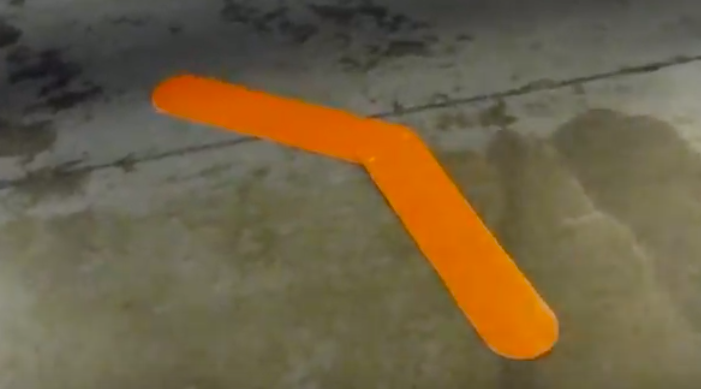
#> input picture sub_vision/1.png, 701 x 389 px
$ python -i grip.py   (imports and definitions only)   (older library calls are emulated)
#> lines starting #> are read from the running program, lines starting #| are printed output that depends on the picture; after the words box and inside, x2 and y2 are one past the last pixel; in counts of white or black regions, pixels touching at a corner belong together
#> further down, picture is the input picture: shape (389, 701, 3); mean B, G, R 68.6, 96.8, 111.3
import cv2
import numpy
import math
from enum import Enum

class FindArrows:
    """
    An OpenCV pipeline generated by GRIP.
    """

    def __init__(self):
        """initializes all values to presets or None if need to be set
        """

        self.__rgb_threshold_red = [103.19244604316546, 255.0]
        self.__rgb_threshold_green = [0.0, 79.660441426146]
        self.__rgb_threshold_blue = [0.0, 255.0]

        self.rgb_threshold_output = None

        self.__find_contours_input = self.rgb_threshold_output
        self.__find_contours_external_only = False

        self.find_contours_output = None

        self.__convex_hulls_contours = self.find_contours_output

        self.convex_hulls_output = None

        self.__filter_contours_contours = self.convex_hulls_output
        self.__filter_contours_min_area = 1000.0
        self.__filter_contours_min_perimeter = 0
        self.__filter_contours_min_width = 0
        self.__filter_contours_max_width = 1000
        self.__filter_contours_min_height = 0
        self.__filter_contours_max_height = 1000
        self.__filter_contours_solidity = [0, 100]
        self.__filter_contours_max_vertices = 1000000
        self.__filter_contours_min_vertices = 0.0
        self.__filter_contours_min_ratio = 0
        self.__filter_contours_max_ratio = 1000

        self.filter_contours_output = None

        self.__find_lines_input = self.rgb_threshold_output

        self.find_lines_output = None

        self.__filter_lines_lines = self.find_lines_output
        self.__filter_lines_min_length = 12.0
        self.__filter_lines_angle = [81.35593220338983, 174.8936170212766]

        self.filter_lines_output = None


    def process(self, source0):
        """
        Runs the pipeline and sets all outputs to new values.
        """
        # Step RGB_Threshold0:
        self.__rgb_threshold_input = source0
        (self.rgb_threshold_output) = self.__rgb_threshold(self.__rgb_threshold_input, self.__rgb_threshold_red, self.__rgb_threshold_green, self.__rgb_threshold_blue)

        # Step Find_Contours0:
        self.__find_contours_input = self.rgb_threshold_output
        (self.find_contours_output) = self.__find_contours(self.__find_contours_input, self.__find_contours_external_only)

        # Step Convex_Hulls0:
        self.__convex_hulls_contours = self.find_contours_output
        (self.convex_hulls_output) = self.__convex_hulls(self.__convex_hulls_contours)

        # Step Filter_Contours0:
        self.__filter_contours_contours = self.convex_hulls_output
        (self.filter_contours_output) = self.__filter_contours(self.__filter_contours_contours, self.__filter_contours_min_area, self.__filter_contours_min_perimeter, self.__filter_contours_min_width, self.__filter_contours_max_width, self.__filter_contours_min_height, self.__filter_contours_max_height, self.__filter_contours_solidity, self.__filter_contours_max_vertices, self.__filter_contours_min_vertices, self.__filter_contours_min_ratio, self.__filter_contours_max_ratio)

        # Step Find_Lines0:
        self.__find_lines_input = self.rgb_threshold_output
        (self.find_lines_output) = self.__find_lines(self.__find_lines_input)

        # Step Filter_Lines0:
        self.__filter_lines_lines = self.find_lines_output
        (self.filter_lines_output) = self.__filter_lines(self.__filter_lines_lines, self.__filter_lines_min_length, self.__filter_lines_angle)


    @staticmethod
    def __rgb_threshold(input, red, green, blue):
        """Segment an image based on color ranges.
        Args:
            input: A BGR numpy.ndarray.
            red: A list of two numbers the are the min and max red.
            green: A list of two numbers the are the min and max green.
            blue: A list of two numbers the are the min and max blue.
        Returns:
            A black and white numpy.ndarray.
        """
        out = cv2.cvtColor(input, cv2.COLOR_BGR2RGB)
        return cv2.inRange(out, (red[0], green[0], blue[0]),  (red[1], green[1], blue[1]))
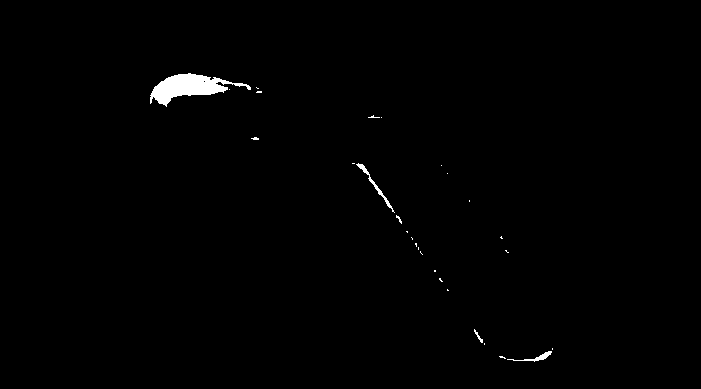
#> returned value: shape (389, 701); 0.72% white; 28 white regions (23 under 20 px), largest, box (x1, y1, x2, y2) and area: (150, 73, 251, 107) 1490, (356, 163, 395, 213) 177, (507, 351, 552, 362) 121, (474, 329, 483, 343) 35, (396, 215, 402, 224) 20

    @staticmethod
    def __find_contours(input, external_only):
        """Sets the values of pixels in a binary image to their distance to the nearest black pixel.
        Args:
            input: A numpy.ndarray.
            external_only: A boolean. If true only external contours are found.
        Return:
            A list of numpy.ndarray where each one represents a contour.
        """
        if(external_only):
            mode = cv2.RETR_EXTERNAL
        else:
            mode = cv2.RETR_LIST
        method = cv2.CHAIN_APPROX_SIMPLE
        im2, contours, hierarchy =cv2.findContours(input, mode=mode, method=method)
        return contours

    @staticmethod
    def __convex_hulls(input_contours):
        """Computes the convex hulls of contours.
        Args:
            input_contours: A list of numpy.ndarray that each represent a contour.
        Returns:
            A list of numpy.ndarray that each represent a contour.
        """
        output = []
        for contour in input_contours:
            output.append(cv2.convexHull(contour))
        return output

    @staticmethod
    def __filter_contours(input_contours, min_area, min_perimeter, min_width, max_width,
                        min_height, max_height, solidity, max_vertex_count, min_vertex_count,
                        min_ratio, max_ratio):
        """Filters out contours that do not meet certain criteria.
        Args:
            input_contours: Contours as a list of numpy.ndarray.
            min_area: The minimum area of a contour that will be kept.
            min_perimeter: The minimum perimeter of a contour that will be kept.
            min_width: Minimum width of a contour.
            max_width: MaxWidth maximum width.
            min_height: Minimum height.
            max_height: Maximimum height.
            solidity: The minimum and maximum solidity of a contour.
            min_vertex_count: Minimum vertex Count of the contours.
            max_vertex_count: Maximum vertex Count.
            min_ratio: Minimum ratio of width to height.
            max_ratio: Maximum ratio of width to height.
        Returns:
            Contours as a list of numpy.ndarray.
        """
#> called with min_area = 1000, min_perimeter = 0, min_width = 0, max_width = 1000, min_height = 0, max_height = 1000, max_vertex_count = 1000000, min_vertex_count = 0
        output = []
        for contour in input_contours:
            x,y,w,h = cv2.boundingRect(contour)
            if (w < min_width or w > max_width):
                continue
            if (h < min_height or h > max_height):
                continue
            area = cv2.contourArea(contour)
            if (area < min_area):
                continue
            if (cv2.arcLength(contour, True) < min_perimeter):
                continue
            hull = cv2.convexHull(contour)
            solid = 100 * area / cv2.contourArea(hull)
            if (solid < solidity[0] or solid > solidity[1]):
                continue
            if (len(contour) < min_vertex_count or len(contour) > max_vertex_count):
                continue
            ratio = (float)(w) / h
            if (ratio < min_ratio or ratio > max_ratio):
                continue
            output.append(contour)
        return output

    class Line:

        def __init__(self, x1, y1, x2, y2):
            self.x1 = x1
            self.y1 = y1
            self.x2 = x2
            self.y2 = y2

        def length(self):
            return numpy.sqrt(pow(self.x2 - self.x1, 2) + pow(self.y2 - self.y1, 2))

        def angle(self):
            return math.degrees(math.atan2(self.y2 - self.y1, self.x2 - self.x1))
    @staticmethod
    def __find_lines(input):
        """Finds all line segments in an image.
        Args:
            input: A numpy.ndarray.
        Returns:
            A filtered list of Lines.
        """
        detector = cv2.createLineSegmentDetector()
        if (len(input.shape) == 2 or input.shape[2] == 1):
            lines = detector.detect(input)
        else:
            tmp = cv2.cvtColor(input, cv2.COLOR_BGR2GRAY)
            lines = detector.detect(tmp)
        output = []
        if len(lines) != 0:
            for i in range(1, len(lines[0])):
                tmp = FindArrows.Line(lines[0][i, 0][0], lines[0][i, 0][1],
                                lines[0][i, 0][2], lines[0][i, 0][3])
                output.append(tmp)
        return output

    @staticmethod
    def __filter_lines(inputs, min_length, angle):
        """Filters out lines that do not meet certain criteria.
        Args:
            inputs: A list of Lines.
            min_Lenght: The minimum lenght that will be kept.
            angle: The minimum and maximum angles in degrees as a list of two numbers.
        Returns:
            A filtered list of Lines.
        """
#> called with min_length = 12
        outputs = []
        for line in inputs:
            if (line.length() > min_length):
                if ((line.angle() >= angle[0] and line.angle() <= angle[1]) or
                        (line.angle() + 180.0 >= angle[0] and line.angle() + 180.0 <= angle[1])):
                    outputs.append(line)
        return outputs

>>> import cv2
>>> picture = cv2.imread('1.png')
>>> result = FindArrows().process(picture)
